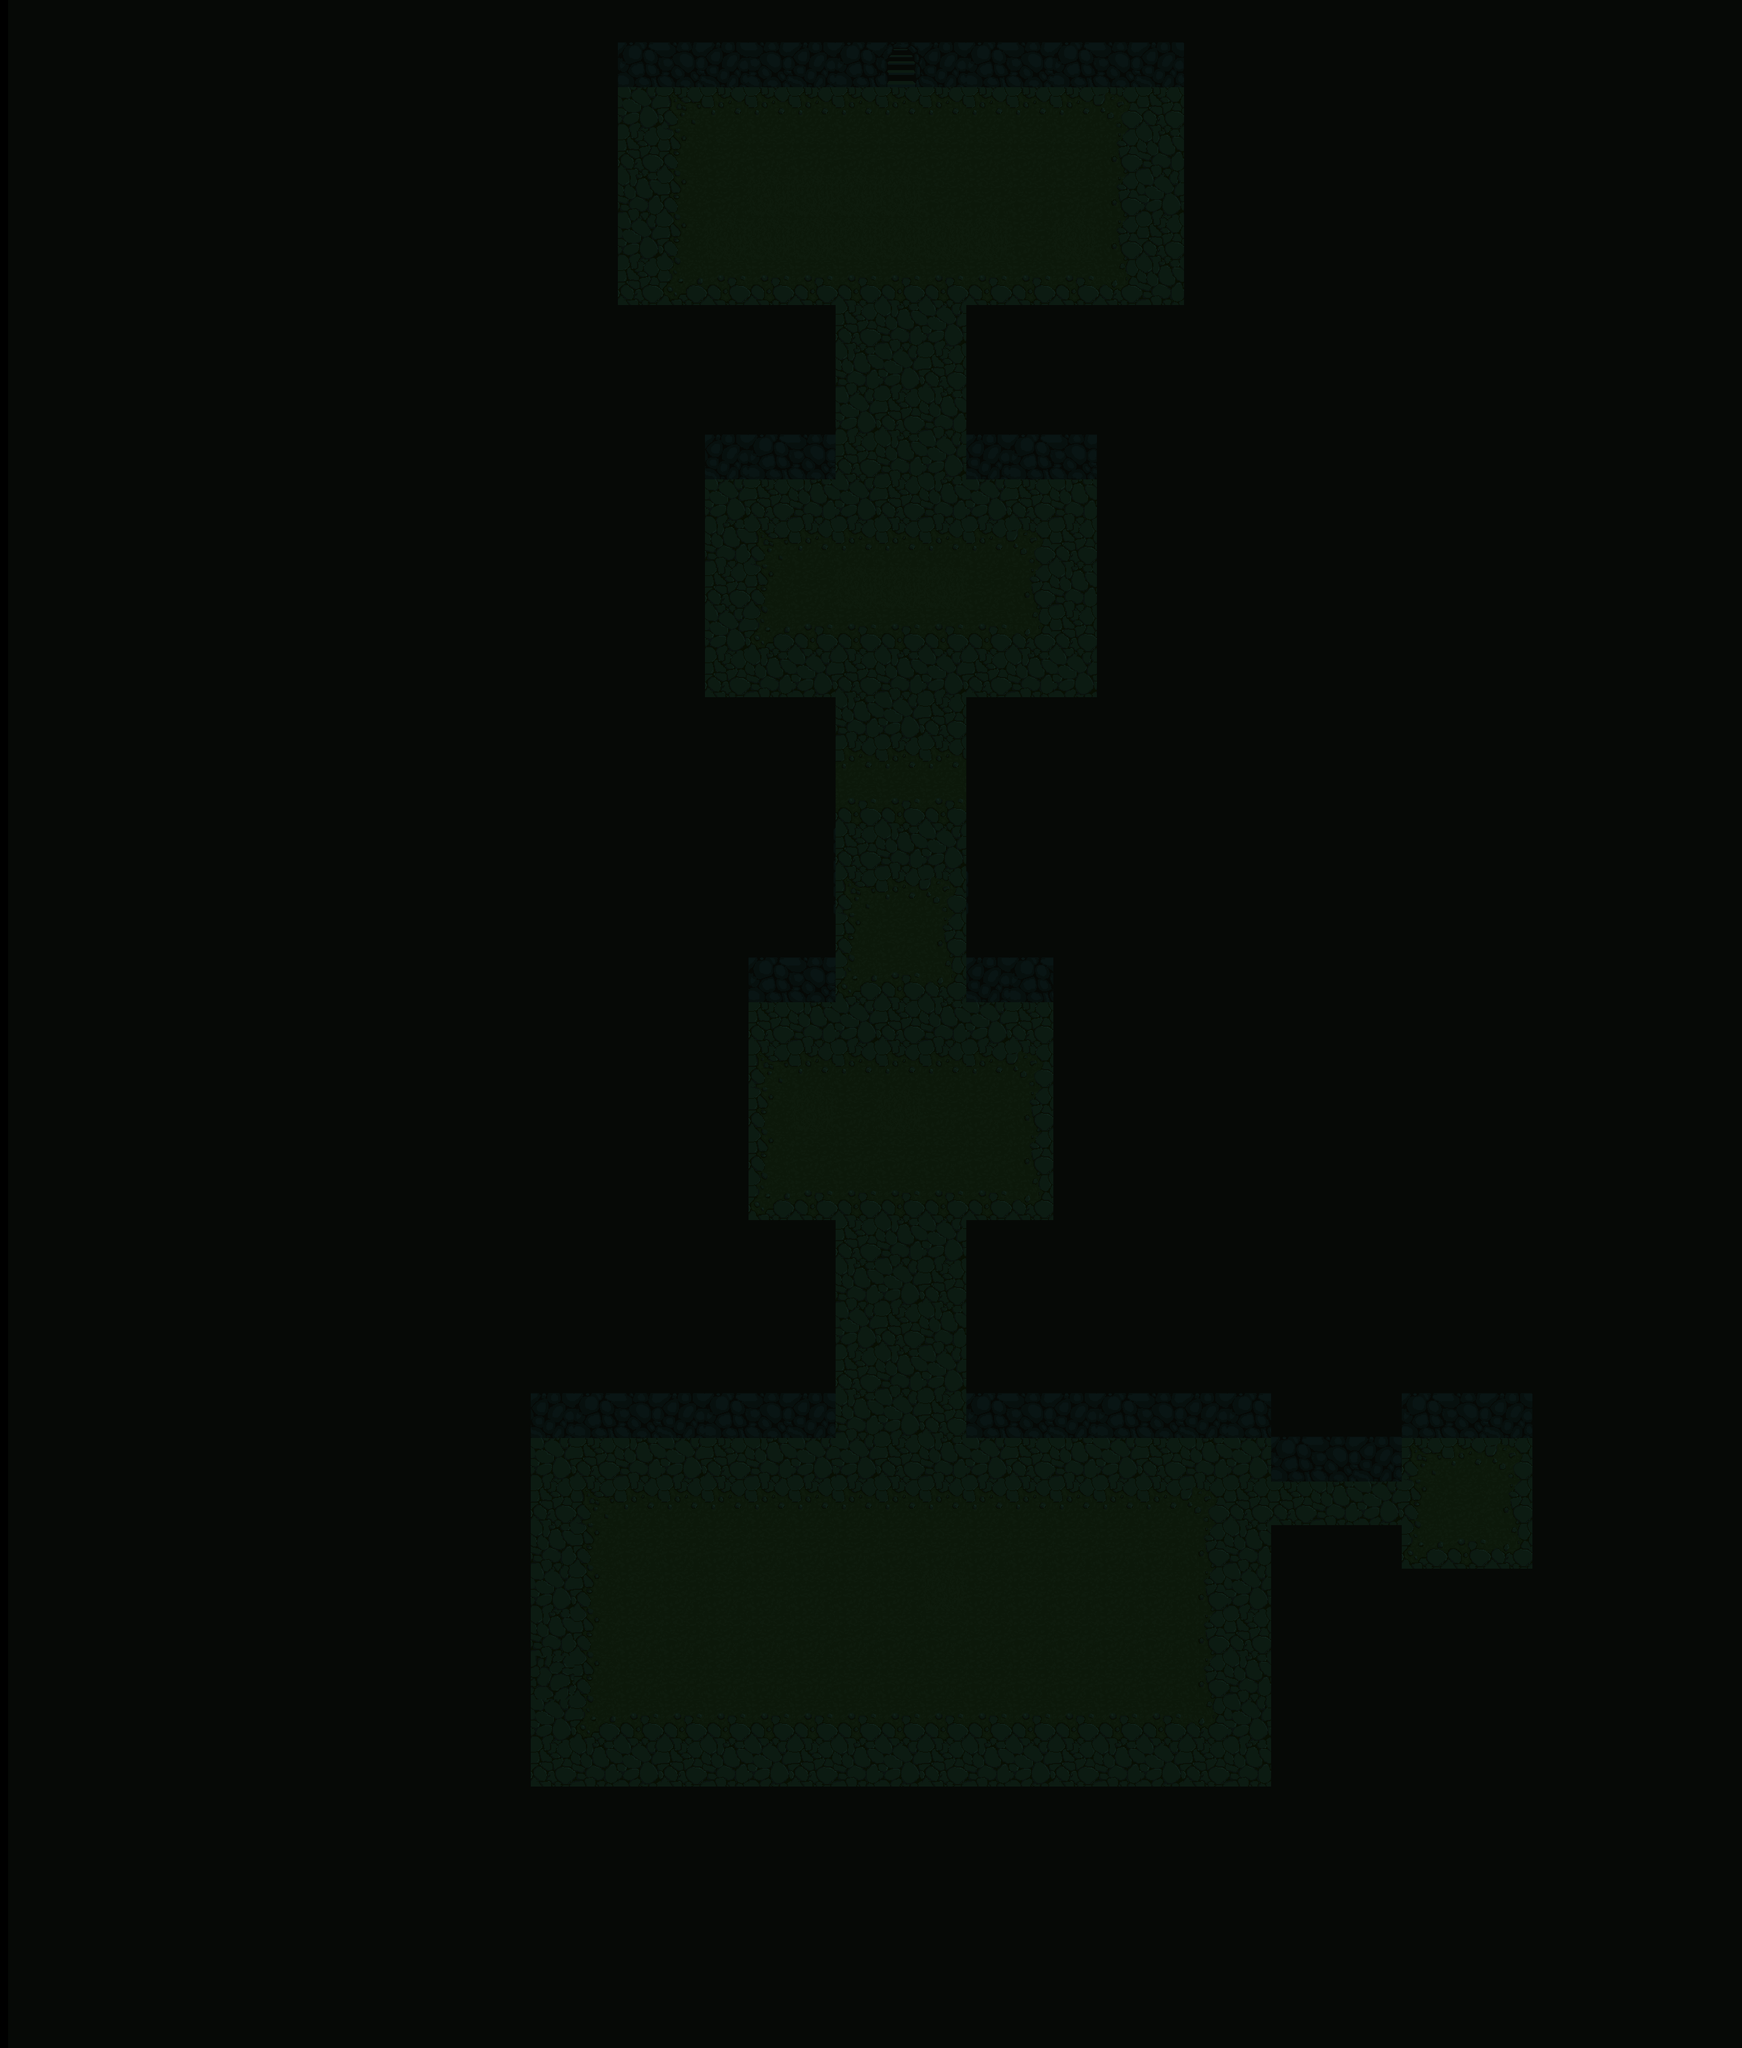

The image is a tile-based game level rendered from a .tmx file. Its description and complete source (layers, tilesets, objects, tile grids) follow:
An orthogonal 40x47 tile map with 64x64 px tiles, 1 tile layer (Walls).

<map version="1.0" orientation="orthogonal" renderorder="right-down" width="40" height="47" tilewidth="64" tileheight="64" nextobjectid="158">
 <tileset firstgid="1" name="TileMap2.0" tilewidth="64" tileheight="64" tilecount="180" columns="6">
  <image source="../Images/Tile_Map.png" width="384" height="1920" />
  <tile id="0">
   <properties>
    <property name="Collidable" type="bool" value="true" />
   </properties>
  </tile>
  <tile id="1">
   <properties>
    <property name="Collidable" type="bool" value="true" />
   </properties>
  </tile>
  <tile id="2">
   <properties>
    <property name="Collidable" type="bool" value="true" />
   </properties>
  </tile>
  <tile id="3">
   <properties>
    <property name="Collidable" type="bool" value="true" />
   </properties>
  </tile>
  <tile id="4">
   <properties>
    <property name="Collidable" type="bool" value="true" />
   </properties>
  </tile>
  <tile id="5">
   <properties>
    <property name="Collidable" type="bool" value="true" />
   </properties>
  </tile>
  <tile id="6">
   <properties>
    <property name="Collidable" type="bool" value="true" />
   </properties>
  </tile>
  <tile id="7">
   <properties>
    <property name="Collidable" type="bool" value="true" />
   </properties>
  </tile>
  <tile id="8">
   <properties>
    <property name="Collidable" type="bool" value="true" />
   </properties>
  </tile>
  <tile id="9">
   <properties>
    <property name="Collidable" type="bool" value="true" />
   </properties>
  </tile>
  <tile id="10">
   <properties>
    <property name="Collidable" type="bool" value="true" />
   </properties>
  </tile>
  <tile id="11">
   <properties>
    <property name="Collidable" type="bool" value="true" />
   </properties>
  </tile>
  <tile id="12">
   <properties>
    <property name="Collidable" type="bool" value="true" />
   </properties>
  </tile>
  <tile id="13">
   <properties>
    <property name="Collidable" type="bool" value="true" />
   </properties>
  </tile>
  <tile id="14">
   <properties>
    <property name="Collidable" type="bool" value="true" />
   </properties>
  </tile>
  <tile id="15">
   <properties>
    <property name="Collidable" type="bool" value="true" />
   </properties>
  </tile>
  <tile id="16">
   <properties>
    <property name="Collidable" type="bool" value="true" />
   </properties>
  </tile>
  <tile id="17">
   <properties>
    <property name="Collidable" type="bool" value="true" />
   </properties>
  </tile>
  <tile id="36">
   <properties>
    <property name="Collidable" type="bool" value="true" />
   </properties>
  </tile>
  <tile id="37">
   <properties>
    <property name="Collidable" type="bool" value="true" />
   </properties>
  </tile>
  <tile id="38">
   <properties>
    <property name="Collidable" type="bool" value="true" />
   </properties>
  </tile>
  <tile id="39">
   <properties>
    <property name="Collidable" type="bool" value="true" />
   </properties>
  </tile>
  <tile id="40">
   <properties>
    <property name="Collidable" type="bool" value="true" />
   </properties>
  </tile>
  <tile id="41">
   <properties>
    <property name="Collidable" type="bool" value="true" />
   </properties>
  </tile>
  <tile id="42">
   <properties>
    <property name="Collidable" type="bool" value="true" />
   </properties>
  </tile>
  <tile id="43">
   <properties>
    <property name="Collidable" type="bool" value="true" />
   </properties>
  </tile>
  <tile id="44">
   <properties>
    <property name="Collidable" type="bool" value="true" />
   </properties>
  </tile>
  <tile id="45">
   <properties>
    <property name="Collidable" type="bool" value="true" />
   </properties>
  </tile>
  <tile id="46">
   <properties>
    <property name="Collidable" type="bool" value="true" />
   </properties>
  </tile>
  <tile id="47">
   <properties>
    <property name="Collidable" type="bool" value="true" />
   </properties>
  </tile>
  <tile id="48">
   <properties>
    <property name="Collidable" type="bool" value="true" />
   </properties>
  </tile>
  <tile id="49">
   <properties>
    <property name="Collidable" type="bool" value="true" />
   </properties>
  </tile>
  <tile id="50">
   <properties>
    <property name="Collidable" type="bool" value="true" />
   </properties>
  </tile>
  <tile id="51">
   <properties>
    <property name="Collidable" type="bool" value="true" />
   </properties>
  </tile>
  <tile id="52">
   <properties>
    <property name="Collidable" type="bool" value="true" />
   </properties>
  </tile>
  <tile id="53">
   <properties>
    <property name="Collidable" type="bool" value="true" />
   </properties>
  </tile>
  <tile id="72">
   <properties>
    <property name="Collidable" type="bool" value="true" />
   </properties>
  </tile>
  <tile id="73">
   <properties>
    <property name="Collidable" type="bool" value="true" />
   </properties>
  </tile>
  <tile id="74">
   <properties>
    <property name="Collidable" type="bool" value="true" />
   </properties>
  </tile>
  <tile id="75">
   <properties>
    <property name="Collidable" type="bool" value="true" />
   </properties>
  </tile>
  <tile id="76">
   <properties>
    <property name="Collidable" type="bool" value="true" />
   </properties>
  </tile>
  <tile id="77">
   <properties>
    <property name="Collidable" type="bool" value="true" />
   </properties>
  </tile>
  <tile id="78">
   <properties>
    <property name="Collidable" type="bool" value="true" />
   </properties>
  </tile>
  <tile id="79">
   <properties>
    <property name="Collidable" type="bool" value="true" />
   </properties>
  </tile>
  <tile id="80">
   <properties>
    <property name="Collidable" type="bool" value="true" />
   </properties>
  </tile>
  <tile id="81">
   <properties>
    <property name="Collidable" type="bool" value="true" />
   </properties>
  </tile>
  <tile id="82">
   <properties>
    <property name="Collidable" type="bool" value="true" />
   </properties>
  </tile>
  <tile id="83">
   <properties>
    <property name="Collidable" type="bool" value="true" />
   </properties>
  </tile>
  <tile id="84">
   <properties>
    <property name="Collidable" type="bool" value="true" />
   </properties>
  </tile>
  <tile id="85">
   <properties>
    <property name="Collidable" type="bool" value="true" />
   </properties>
  </tile>
  <tile id="86">
   <properties>
    <property name="Collidable" type="bool" value="true" />
   </properties>
  </tile>
  <tile id="87">
   <properties>
    <property name="Collidable" type="bool" value="true" />
   </properties>
  </tile>
  <tile id="88">
   <properties>
    <property name="Collidable" type="bool" value="true" />
   </properties>
  </tile>
  <tile id="89">
   <properties>
    <property name="Collidable" type="bool" value="true" />
   </properties>
  </tile>
  <tile id="108">
   <properties>
    <property name="Collidable" type="bool" value="true" />
   </properties>
  </tile>
  <tile id="109">
   <properties>
    <property name="Collidable" type="bool" value="true" />
   </properties>
  </tile>
  <tile id="110">
   <properties>
    <property name="Collidable" type="bool" value="true" />
   </properties>
  </tile>
  <tile id="111">
   <properties>
    <property name="Collidable" type="bool" value="true" />
   </properties>
  </tile>
  <tile id="112">
   <properties>
    <property name="Collidable" type="bool" value="true" />
   </properties>
  </tile>
  <tile id="113">
   <properties>
    <property name="Collidable" type="bool" value="true" />
   </properties>
  </tile>
  <tile id="114">
   <properties>
    <property name="Collidable" type="bool" value="true" />
   </properties>
  </tile>
  <tile id="115">
   <properties>
    <property name="Collidable" type="bool" value="true" />
   </properties>
  </tile>
  <tile id="116">
   <properties>
    <property name="Collidable" type="bool" value="true" />
   </properties>
  </tile>
  <tile id="117">
   <properties>
    <property name="Collidable" type="bool" value="true" />
   </properties>
  </tile>
  <tile id="118">
   <properties>
    <property name="Collidable" type="bool" value="true" />
   </properties>
  </tile>
  <tile id="119">
   <properties>
    <property name="Collidable" type="bool" value="true" />
   </properties>
  </tile>
  <tile id="120">
   <properties>
    <property name="Collidable" type="bool" value="true" />
   </properties>
  </tile>
  <tile id="121">
   <properties>
    <property name="Collidable" type="bool" value="true" />
   </properties>
  </tile>
  <tile id="122">
   <properties>
    <property name="Collidable" type="bool" value="true" />
   </properties>
  </tile>
  <tile id="123">
   <properties>
    <property name="Collidable" type="bool" value="true" />
   </properties>
  </tile>
  <tile id="124">
   <properties>
    <property name="Collidable" type="bool" value="true" />
   </properties>
  </tile>
  <tile id="125">
   <properties>
    <property name="Collidable" type="bool" value="true" />
   </properties>
  </tile>
  <tile id="144">
   <properties>
    <property name="Collidable" type="bool" value="true" />
   </properties>
  </tile>
  <tile id="145">
   <properties>
    <property name="Collidable" type="bool" value="true" />
   </properties>
  </tile>
  <tile id="146">
   <properties>
    <property name="Collidable" type="bool" value="true" />
   </properties>
  </tile>
  <tile id="147">
   <properties>
    <property name="Collidable" type="bool" value="true" />
   </properties>
  </tile>
  <tile id="148">
   <properties>
    <property name="Collidable" type="bool" value="true" />
   </properties>
  </tile>
  <tile id="149">
   <properties>
    <property name="Collidable" type="bool" value="true" />
   </properties>
  </tile>
  <tile id="150">
   <properties>
    <property name="Collidable" type="bool" value="true" />
   </properties>
  </tile>
  <tile id="151">
   <properties>
    <property name="Collidable" type="bool" value="true" />
   </properties>
  </tile>
  <tile id="152">
   <properties>
    <property name="Collidable" type="bool" value="true" />
   </properties>
  </tile>
  <tile id="153">
   <properties>
    <property name="Collidable" type="bool" value="true" />
   </properties>
  </tile>
  <tile id="154">
   <properties>
    <property name="Collidable" type="bool" value="true" />
   </properties>
  </tile>
  <tile id="155">
   <properties>
    <property name="Collidable" type="bool" value="true" />
   </properties>
  </tile>
  <tile id="156">
   <properties>
    <property name="Collidable" type="bool" value="true" />
   </properties>
  </tile>
  <tile id="157">
   <properties>
    <property name="Collidable" type="bool" value="true" />
   </properties>
  </tile>
  <tile id="158">
   <properties>
    <property name="Collidable" type="bool" value="true" />
   </properties>
  </tile>
  <tile id="159">
   <properties>
    <property name="Collidable" type="bool" value="true" />
   </properties>
  </tile>
  <tile id="160">
   <properties>
    <property name="Collidable" type="bool" value="true" />
   </properties>
  </tile>
  <tile id="161">
   <properties>
    <property name="Collidable" type="bool" value="true" />
   </properties>
  </tile>
 </tileset>
 <layer name="Walls" width="40" height="47" offsetx="12" offsety="0">
  <data encoding="csv">
148,148,148,148,148,148,148,148,148,148,148,148,148,148,145,146,147,146,147,145,146,147,145,146,145,146,147,148,148,148,148,148,148,148,148,148,148,148,148,148,
148,148,148,148,148,148,148,148,148,148,148,148,148,148,151,152,153,152,153,151,165,153,151,152,151,152,153,148,148,148,148,148,148,148,148,148,148,148,148,148,
148,148,148,148,148,148,148,148,148,148,148,148,148,148,177,166,167,167,167,167,167,167,167,167,167,168,175,148,148,148,148,148,148,148,148,148,148,148,148,148,
148,148,148,148,148,148,148,148,148,148,148,148,148,148,175,172,173,173,173,173,173,173,173,173,173,174,176,148,148,148,148,148,148,148,148,148,148,148,148,148,
148,148,148,148,148,148,148,148,148,148,148,148,148,148,176,172,173,169,169,169,169,173,173,173,173,174,177,148,148,148,148,148,148,148,148,148,148,148,148,148,
148,148,148,148,148,148,148,148,148,148,148,148,148,148,177,172,169,169,169,169,169,169,169,173,169,174,175,148,148,148,148,148,148,148,148,148,148,148,148,148,
148,148,148,148,148,148,148,148,148,148,148,148,148,148,175,178,179,179,179,179,179,179,179,179,179,180,176,148,148,148,148,148,148,148,148,148,148,148,148,148,
148,148,148,148,148,148,148,148,148,148,148,148,148,148,148,148,148,148,148,175,176,177,148,148,148,148,148,148,148,148,148,148,148,148,148,148,148,148,148,148,
148,148,148,148,148,148,148,148,148,148,148,148,148,148,148,148,148,148,148,176,177,175,148,148,148,148,148,148,148,148,148,148,148,148,148,148,148,148,148,148,
148,148,148,148,148,148,148,148,148,148,148,148,148,148,148,148,147,145,146,177,175,176,147,145,146,148,148,148,148,148,148,148,148,148,148,148,148,148,148,148,
148,148,148,148,148,148,148,148,148,148,148,148,148,148,148,148,153,151,152,175,176,177,153,151,152,148,148,148,148,148,148,148,148,148,148,148,148,148,148,148,
148,148,148,148,148,148,148,148,148,148,148,148,148,148,148,148,177,175,176,177,175,176,177,175,176,148,148,148,148,148,148,148,148,148,148,148,148,148,148,148,
148,148,148,148,148,148,148,148,148,148,148,148,148,148,148,148,176,166,167,167,167,167,167,168,175,148,148,148,148,148,148,148,148,148,148,148,148,148,148,148,
148,148,148,148,148,148,148,148,148,148,148,148,148,148,148,148,175,172,173,169,169,169,173,174,176,148,148,148,148,148,148,148,148,148,148,148,148,148,148,148,
148,148,148,148,148,148,148,148,148,148,148,148,148,148,148,148,177,178,179,179,179,179,179,180,175,148,148,148,148,148,148,148,148,148,148,148,148,148,148,148,
148,148,148,148,148,148,148,148,148,148,148,148,148,148,148,148,175,176,177,175,176,177,175,176,177,148,148,148,148,148,148,148,148,148,148,148,148,148,148,148,
148,148,148,148,148,148,148,148,148,148,148,148,148,148,148,148,148,148,148,176,177,175,148,148,148,148,148,148,148,148,148,148,148,148,148,148,148,148,148,148,
148,148,148,148,148,148,148,148,148,148,148,148,148,148,148,148,148,148,148,167,167,167,148,148,148,148,148,148,148,148,148,148,148,148,148,148,148,148,148,148,
148,148,148,148,148,148,148,148,148,148,148,148,148,148,148,148,148,148,148,179,179,179,148,148,148,148,148,148,148,148,148,148,148,148,148,148,148,148,148,148,
148,148,148,148,148,148,148,148,148,148,148,148,148,148,148,148,148,148,150,175,176,177,148,148,148,148,148,148,148,148,148,148,148,148,148,148,148,148,148,148,
148,148,148,148,148,148,148,148,148,148,148,148,148,148,148,148,148,148,150,166,167,168,149,148,148,148,148,148,148,148,148,148,148,148,148,148,148,148,148,148,
148,148,148,148,148,148,148,148,148,148,148,148,148,148,148,148,148,145,146,172,173,174,147,145,148,148,148,148,148,148,148,148,148,148,148,148,148,148,148,148,
148,148,148,148,148,148,148,148,148,148,148,148,148,148,148,148,148,151,152,178,179,180,153,151,148,148,148,148,148,148,148,148,148,148,148,148,148,148,148,148,
148,148,148,148,148,148,148,148,148,148,148,148,148,148,148,148,148,175,176,177,175,176,177,175,148,148,148,148,148,148,148,148,148,148,148,148,148,148,148,148,
148,148,148,148,148,148,148,148,148,148,148,148,148,148,148,148,148,166,167,167,167,167,167,168,148,148,148,148,148,148,148,148,148,148,148,148,148,148,148,148,
148,148,148,148,148,148,148,148,148,148,148,148,148,148,148,148,148,172,169,173,169,173,173,174,148,148,148,148,148,148,148,148,148,148,148,148,148,148,148,148,
148,148,148,148,148,148,148,148,148,148,148,148,148,148,148,148,148,172,173,173,173,173,173,174,148,148,148,148,148,148,148,148,148,148,148,148,148,148,148,148,
148,148,148,148,148,148,148,148,148,148,148,148,148,148,148,148,148,178,179,179,179,179,179,180,148,148,148,148,148,148,148,148,148,148,148,148,148,148,148,148,
148,148,148,148,148,148,148,148,148,148,148,148,148,148,148,148,148,148,148,175,176,177,148,148,148,148,148,148,148,148,148,148,148,148,148,148,148,148,148,148,
148,148,148,148,148,148,148,148,148,148,148,148,148,148,148,148,148,148,148,176,177,175,2147483796,148,148,148,148,148,148,148,148,148,148,148,148,148,148,148,148,148,
148,148,148,148,148,148,148,148,148,148,148,148,148,148,148,148,148,148,148,177,175,176,2147483796,148,148,148,148,148,148,148,148,148,148,148,148,148,148,148,148,148,
148,148,148,148,148,148,148,148,148,148,148,148,147,145,146,147,145,146,147,175,176,177,145,146,147,145,146,147,145,148,148,148,145,146,147,148,148,148,148,148,
148,148,148,148,148,148,148,148,148,148,148,148,153,151,152,153,151,152,153,176,177,175,151,152,153,151,152,153,151,145,146,147,151,152,153,148,148,148,148,148,
148,148,148,148,148,148,148,148,148,148,148,148,177,175,176,177,175,176,177,177,175,176,177,175,176,177,175,176,177,151,152,153,166,167,168,148,148,148,148,148,
148,148,148,148,148,148,148,148,148,148,148,148,175,166,167,167,167,167,167,167,167,167,167,167,167,167,167,168,175,175,176,177,172,173,174,148,148,148,148,148,
148,148,148,148,148,148,148,148,148,148,148,148,176,172,173,173,173,173,173,173,173,173,173,173,173,173,173,174,176,148,148,148,178,179,180,148,148,148,148,148,
148,148,148,148,148,148,148,148,148,148,148,148,177,172,173,173,173,173,173,173,173,169,173,173,173,173,173,174,177,148,148,148,148,148,148,148,148,148,148,148,
148,148,148,148,148,148,148,148,148,148,148,148,176,172,173,173,173,173,173,173,173,173,173,173,173,173,173,174,175,148,148,148,148,148,148,148,148,148,148,148,
148,148,148,148,148,148,148,148,148,148,148,148,2684354736,172,173,173,173,173,173,173,173,173,173,173,173,173,173,174,176,148,148,148,148,148,148,148,148,148,148,148,
148,148,148,148,148,148,148,148,148,148,148,148,177,178,179,179,179,179,179,179,179,179,179,179,179,179,179,180,177,148,148,148,148,148,148,148,148,148,148,148,
148,148,148,148,148,148,148,148,148,148,148,148,175,176,177,175,176,177,175,176,177,175,176,177,175,176,177,175,176,148,148,148,148,148,148,148,148,148,148,148,
148,148,148,148,148,148,148,148,148,148,148,148,148,148,148,148,148,148,148,148,148,148,148,148,148,148,148,148,148,148,148,148,148,148,148,148,148,148,148,148,
148,148,148,148,148,148,148,148,148,148,148,148,148,148,148,148,148,148,148,148,148,148,148,148,148,148,148,148,148,148,148,148,148,148,148,148,148,148,148,148,
148,148,148,148,148,148,148,148,148,148,148,148,148,148,148,148,148,148,148,148,148,148,148,148,148,148,148,148,148,148,148,148,148,148,148,148,148,148,148,148,
148,148,148,148,148,148,148,148,148,148,148,148,148,148,148,148,148,148,148,148,148,148,148,148,148,148,148,148,148,148,148,148,148,148,148,148,148,148,148,148,
148,148,148,148,148,148,148,148,148,148,148,148,148,148,148,148,148,148,148,148,148,148,148,148,148,148,148,148,148,148,148,148,148,148,148,148,148,148,148,148,
148,148,148,148,148,148,148,148,148,148,148,148,148,148,148,148,148,148,148,148,148,148,148,148,148,148,148,148,148,148,148,148,148,148,148,148,148,148,148,148
</data>
 </layer>
</map>
